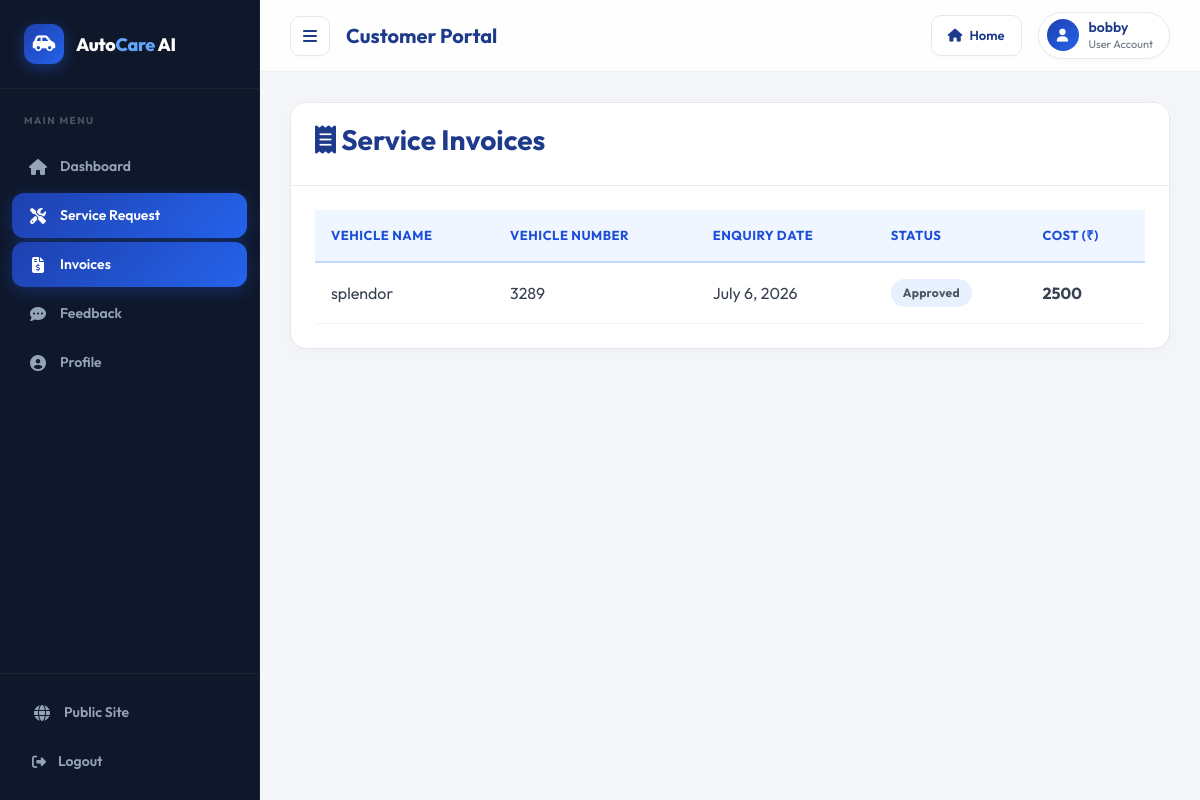
Screenshot of /customer-view-approved-request-invoice (signed in) with the database file from the repository.
### vehicle/models.py (models this page shows, shortened)
class Request(models.Model):
    cat=(('two wheeler with gear','two wheeler with gear'),('two wheeler without gear','two wheeler without gear'),('three wheeler','three wheeler'),('four wheeler','four wheeler'))
    category=models.CharField(max_length=50,choices=cat)
    vehicle_no=models.PositiveIntegerField(null=False)
    vehicle_name = models.CharField(max_length=40,null=False)
    vehicle_model = models.CharField(max_length=40,null=False)
    vehicle_brand = models.CharField(max_length=40,null=False)
    problem_description = models.CharField(max_length=500,null=False)
    date=models.DateField(auto_now=True)
    cost=models.PositiveIntegerField(null=True)
    customer=models.ForeignKey('Customer', on_delete=models.CASCADE,null=True)
    mechanic=models.ForeignKey('Mechanic',on_delete=models.CASCADE,null=True)
    stat=(('Pending','Pending'),('Approved','Approved'),('Repairing','Repairing'),('Repairing Done','Repairing Done'),('Released','Released'))
    status=models.CharField(max_length=50,choices=stat,default='Pending',null=True)

### vehicle/views.py (the view)
# urls.py: path('customer-view-approved-request-invoice',views.customer_view_approved_request_invoice_view,name='customer-view-approved-request-invoice'),
@login_required(login_url='customerlogin')
@user_passes_test(is_customer)
def customer_view_approved_request_invoice_view(request):
    customer=models.Customer.objects.get(user_id=request.user.id)
    enquiries=models.Request.objects.all().filter(customer_id=customer.id).exclude(status='Pending')
    return render(request,'vehicle/customer_view_approved_request_invoice.html',{'customer':customer,'enquiries':enquiries})

### vehicle/views.py (called while the page is built)
def is_customer(user):
    return user.groups.filter(name='CUSTOMER').exists()

### templates/vehicle/customer_view_approved_request_invoice.html (shortened to what this page needs)
{% extends 'vehicle/customerbase.html' %}
{% block content %}
<div class="wrapper">
  <div class="row">
    <div class="col-12 col-m-12 col-sm-12">
      <div class="card">
        <div class="card-header">
          <h3><i class="fas fa-receipt"></i> Service Invoices</h3>
        </div>
        <div class="card-content">
          <table>
            <thead>
              <tr>
                <th>Vehicle Name</th>
                <th>Vehicle Number</th>
                <th>Enquiry Date</th>
                <th>Status</th>
                <th>Cost (₹)</th>
              </tr>
            </thead>
            <tbody>
              {% for enq in enquiries %}
              <tr>
                <td>{{ enq.vehicle_name }}</td>
                <td>{{ enq.vehicle_no }}</td>
                <td>{{ enq.date }}</td>
                <td>
                  {% if enq.status == "Approved" %}
                    <span class="status-badge status-approved">{{ enq.status }}</span>
                  {% elif enq.status == "Repairing" %}
                    <span class="status-badge status-repairing">{{ enq.status }}</span>
                  {% elif enq.status == "Repairing Done" %}
                    <span class="status-badge status-done">{{ enq.status }}</span>
                  {% else %}
                    <span class="status-badge status-released">{{ enq.status }}</span>
                  {% endif %}
                </td>
                <td><strong>{{ enq.cost|default:"0" }}</strong></td>
              </tr>
              {% endfor %}
            </tbody>
          </table>
        </div>
      </div>
    </div>
  </div>
</div>
{% endblock content %}

### templates/vehicle/customerbase.html (shortened to what this page needs)
<!DOCTYPE html>
{% load static %}
<html lang="en">
<head>
  <link rel="stylesheet" href="https://cdn.jsdelivr.net/npm/bootstrap@4.6.2/dist/css/bootstrap.min.css">
  <link rel="stylesheet" href="https://cdnjs.cloudflare.com/ajax/libs/font-awesome/6.7.1/css/all.min.css">
  <link rel="stylesheet" type="text/css" href="https://cdnjs.cloudflare.com/ajax/libs/Chart.js/2.9.3/Chart.min.css">
  <link rel="stylesheet" href="{% static 'css/dashboard_theme.css' %}">
</head>
<body>
<aside class="sidebar" id="sidebar">
  <div class="sidebar-logo">
    <div class="sidebar-logo-icon"><i class="fas fa-car-side"></i></div>
    <div class="sidebar-logo-text">Auto<span>Care</span> AI</div>
  </div>
  <div class="sidebar-section-label">Main Menu</div>
  <nav class="sidebar-nav">
    <a href="/customer-dashboard" class="sidebar-nav-link {% if request.path == '/customer-dashboard' %}active{% endif %}">
      <i class="fas fa-home"></i> Dashboard
    </a>
    <a href="/customer-request" class="sidebar-nav-link {% if 'request' in request.path %}active{% endif %}">
      <i class="fas fa-tools"></i> Service Request
    </a>
    <a href="/customer-invoice" class="sidebar-nav-link {% if 'invoice' in request.path %}active{% endif %}">
      <i class="fas fa-file-invoice-dollar"></i> Invoices
    </a>
    <a href="/customer-feedback" class="sidebar-nav-link {% if 'feedback' in request.path %}active{% endif %}">
      <i class="fas fa-comment-dots"></i> Feedback
    </a>
    <a href="/customer-profile" class="sidebar-nav-link {% if 'profile' in request.path %}active{% endif %}">
      <i class="fas fa-user-circle"></i> Profile
    </a>
  </nav>
  <div class="sidebar-bottom">
    <a href="/" class="sidebar-nav-link" style="margin-bottom:4px;">
      <i class="fas fa-globe"></i> Public Site
    </a>
    <a href="/logout" class="sidebar-logout">
      <i class="fas fa-sign-out-alt"></i> Logout
    </a>
  </div>
</aside>
<header class="topbar">
  <div class="topbar-left">
    <div class="menu-toggle" onclick="toggleSidebar()"><i class="fas fa-bars"></i></div>
    <span class="topbar-title">Customer Portal</span>
  </div>
  <div class="topbar-right">
    <a href="/" class="home-btn"><i class="fas fa-home"></i> Home</a>
    <div class="topbar-badge">
      <div class="topbar-avatar">
        {% if customer.profile_pic %}
          <img src="{{ customer.profile_pic.url }}" alt="Profile">
        {% else %}
          <i class="fas fa-user" style="font-size:13px;"></i>
        {% endif %}
      </div>
      <div>
        <div class="topbar-name">{{ request.user.first_name|default:"Customer" }}</div>
        <div class="topbar-role">User Account</div>
      </div>
    </div>
  </div>
</header>
<main class="main-wrapper">
  {% block content %}{% endblock content %}
</main>
</body>
</html>

### static/css/dashboard_theme.css (style rules this page uses)
.main-wrapper { font-family: 'Outfit', sans-serif; }
.main-wrapper h1, .main-wrapper h2, .main-wrapper h3, .main-wrapper h4, .main-wrapper h5, .main-wrapper h6 { color: #1e3a8a; font-weight: 700; }
.main-wrapper p, .main-wrapper span { color: #4b5563; }
.main-wrapper .card { background: #ffffff !important; border: 1px solid #e5e7eb !important; border-radius: 16px !important; box-shadow: 0 4px 20px rgba(0, 0, 0, 0.03) !important; margin-bottom: 30px; overflow: hidden; transition: transform 0.25s ease, box-shadow 0.25s ease; }
.main-wrapper .card-header { background: #ffffff !important; border-bottom: 1px solid #e5e7eb !important; color: #1e3a8a !important; font-weight: 700 !important; padding: 20px 24px !important; }
.main-wrapper .card-body, .main-wrapper .card-content { padding: 24px !important; }
.main-wrapper .table, .main-wrapper table { width: 100%; border-collapse: collapse; color: #374151 !important; margin-bottom: 0 !important; background: #ffffff; }
.main-wrapper .table thead th, .main-wrapper table th { background: #eff6ff !important; border-bottom: 2px solid #bfdbfe !important; border-top: none !important; color: #1d4ed8 !important; font-weight: 700; text-transform: uppercase; font-size: 13px; letter-spacing: 0.5px; padding: 16px !important; text-align: left; }
.main-wrapper .table td, .main-wrapper table td { border-top: 1px solid #f3f4f6 !important; border-bottom: 1px solid #f3f4f6 !important; padding: 16px !important; vertical-align: middle !important; color: #374151 !important; }
.status-badge { padding: 5px 12px; border-radius: 50px; font-size: 12px; font-weight: 700; display: inline-block; text-align: center; text-transform: capitalize; letter-spacing: 0.3px; }
.status-approved { background: rgba(59,130,246,0.12); color: #2563eb; }

### rows the page displays
Request: vehicle_name "splendor", vehicle_no "3289", date "July 6, 2026", status "Approved", cost "2500"

### other values shown
{{ request.user.first_name|default:"Customer" }} "bobby"
